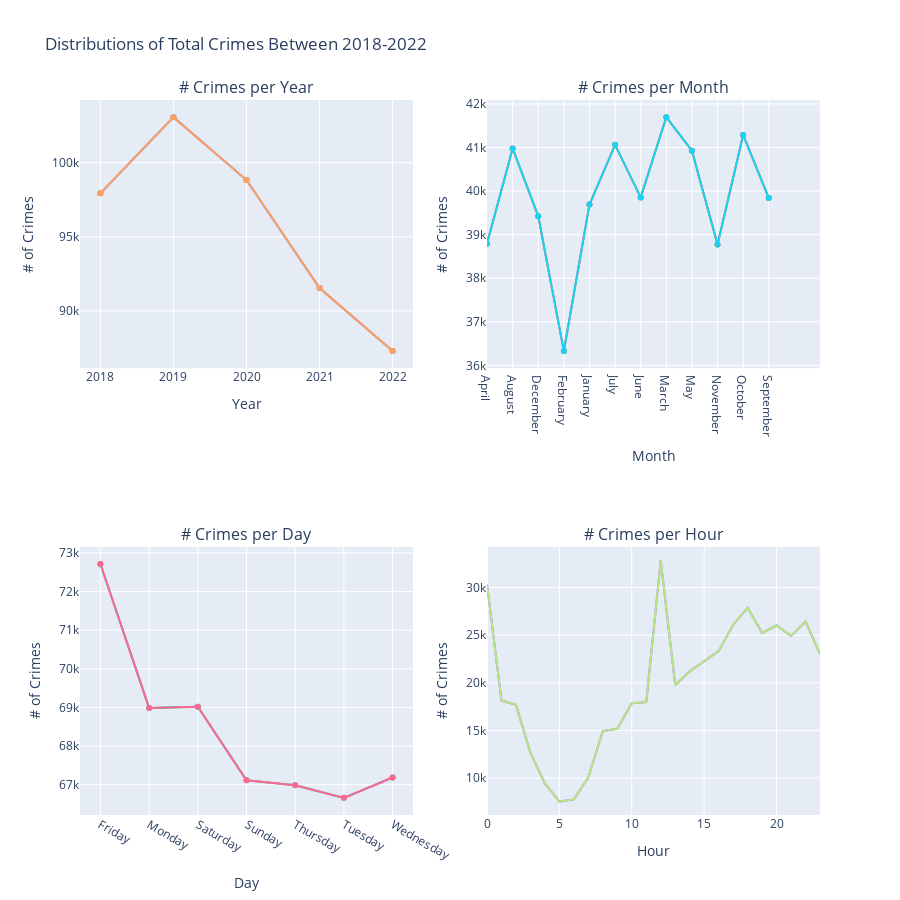

Write notebook code for a chart like this one.
### Code cell
fig.add_trace(
    go.Scatter(x=crime_cnt_year.year, y=crime_cnt_year.crime_cnt), row = 1, col = 1)
fig.add_trace(
    go.Scatter(x=crime_cnt_month.month, y=crime_cnt_month.crime_cnt), row = 1, col = 2)
fig.add_trace(
    go.Scatter(x=crime_cnt_day.day, y=crime_cnt_day.crime_cnt), row = 2, col = 1)
fig.add_trace(
    go.Scatter(x=crime_cnt_hour.hour, y=crime_cnt_hour.crime_cnt), row = 2, col = 2)

# Update x axes parameters
fig.update_xaxes(title_text="Year", row=1, col=1)
fig.update_xaxes(title_text="Month", range=[0, 13], row=1, col=2)
fig.update_xaxes(title_text="Day", row=2, col=1)
fig.update_xaxes(title_text="Hour",row=2, col=2)

# Update y axes parameters
fig.update_yaxes(title_text="# of Crimes", row=1, col=1)
fig.update_yaxes(title_text="# of Crimes",row=1, col=2)
fig.update_yaxes(title_text="# of Crimes", row=2, col=1)
fig.update_yaxes(title_text="# of Crimes", row=2, col=2)

fig.update_layout(showlegend=False,title_text="Distributions of Total Crimes Between 2018-2022", height=900)

### Figure 1 — Plotly figure (JSON) as saved in the notebook; plotly's stock layout.template omitted (floating-point values rounded to 4 significant figures)
{"data": [{"type": "scatter", "x": ["2018", "2019", "2020", "2021", "2022"], "xaxis": "x", "y": [97928, 103068, 98824, 91544, 87294], "yaxis": "y"}, {"type": "scatter", "x": ["April", "August", "December", "February", "January", "July", "June", "March", "May", "November", "October", "September"], "xaxis": "x2", "y": [38794, 40978, 39425, 36331, 39692, 41060, 39855, 41696, 40926, 38773, 41288, 39840], "yaxis": "y2"}, {"type": "scatter", "x": ["Friday", "Monday", "Saturday", "Sunday", "Thursday", "Tuesday", "Wednesday"], "xaxis": "x3", "y": [72713, 68987, 69016, 67114, 66983, 66659, 67186], "yaxis": "y3"}, {"type": "scatter", "x": [0, 1, 2, 3, 4, 5, 6, 7, 8, 9, 10, 11, 12, 13, 14, 15, 16, 17, 18, 19, 20, 21, 22, 23], "xaxis": "x4", "y": [30351, 18143, 17683, 12645, 9422, 7523, 7753, 10086, 14937, 15178, 17863, 17973, 32877, 19749, 21205, 22287, 23330, 26104, 27894, 25254, 26023, 24930, 26440, 23008], "yaxis": "y4"}, {"type": "scatter", "x": ["2018", "2019", "2020", "2021", "2022"], "xaxis": "x", "y": [97928, 103068, 98824, 91544, 87294], "yaxis": "y"}, {"type": "scatter", "x": ["April", "August", "December", "February", "January", "July", "June", "March", "May", "November", "October", "September"], "xaxis": "x2", "y": [38794, 40978, 39425, 36331, 39692, 41060, 39855, 41696, 40926, 38773, 41288, 39840], "yaxis": "y2"}, {"type": "scatter", "x": ["Friday", "Monday", "Saturday", "Sunday", "Thursday", "Tuesday", "Wednesday"], "xaxis": "x3", "y": [72713, 68987, 69016, 67114, 66983, 66659, 67186], "yaxis": "y3"}, {"type": "scatter", "x": [0, 1, 2, 3, 4, 5, 6, 7, 8, 9, 10, 11, 12, 13, 14, 15, 16, 17, 18, 19, 20, 21, 22, 23], "xaxis": "x4", "y": [30351, 18143, 17683, 12645, 9422, 7523, 7753, 10086, 14937, 15178, 17863, 17973, 32877, 19749, 21205, 22287, 23330, 26104, 27894, 25254, 26023, 24930, 26440, 23008], "yaxis": "y4"}], "layout": {"annotations": [{"font": {"size": 16}, "showarrow": false, "text": "# Crimes per Year", "x": 0.225, "xanchor": "center", "xref": "paper", "y": 1, "yanchor": "bottom", "yref": "paper"}, {"font": {"size": 16}, "showarrow": false, "text": "# Crimes per Month", "x": 0.775, "xanchor": "center", "xref": "paper", "y": 1, "yanchor": "bottom", "yref": "paper"}, {"font": {"size": 16}, "showarrow": false, "text": "# Crimes per Day", "x": 0.225, "xanchor": "center", "xref": "paper", "y": 0.375, "yanchor": "bottom", "yref": "paper"}, {"font": {"size": 16}, "showarrow": false, "text": "# Crimes per Hour", "x": 0.775, "xanchor": "center", "xref": "paper", "y": 0.375, "yanchor": "bottom", "yref": "paper"}], "height": 900, "showlegend": false, "title": {"text": "Distributions of Total Crimes Between 2018-2022"}, "xaxis": {"anchor": "y", "domain": [0, 0.45], "title": {"text": "Year"}}, "xaxis2": {"anchor": "y2", "domain": [0.55, 1], "range": [0, 13], "title": {"text": "Month"}}, "xaxis3": {"anchor": "y3", "domain": [0, 0.45], "title": {"text": "Day"}}, "xaxis4": {"anchor": "y4", "domain": [0.55, 1], "title": {"text": "Hour"}}, "yaxis": {"anchor": "x", "domain": [0.625, 1], "title": {"text": "# of Crimes"}}, "yaxis2": {"anchor": "x2", "domain": [0.625, 1], "title": {"text": "# of Crimes"}}, "yaxis3": {"anchor": "x3", "domain": [0, 0.375], "title": {"text": "# of Crimes"}}, "yaxis4": {"anchor": "x4", "domain": [0, 0.375], "title": {"text": "# of Crimes"}}}}
